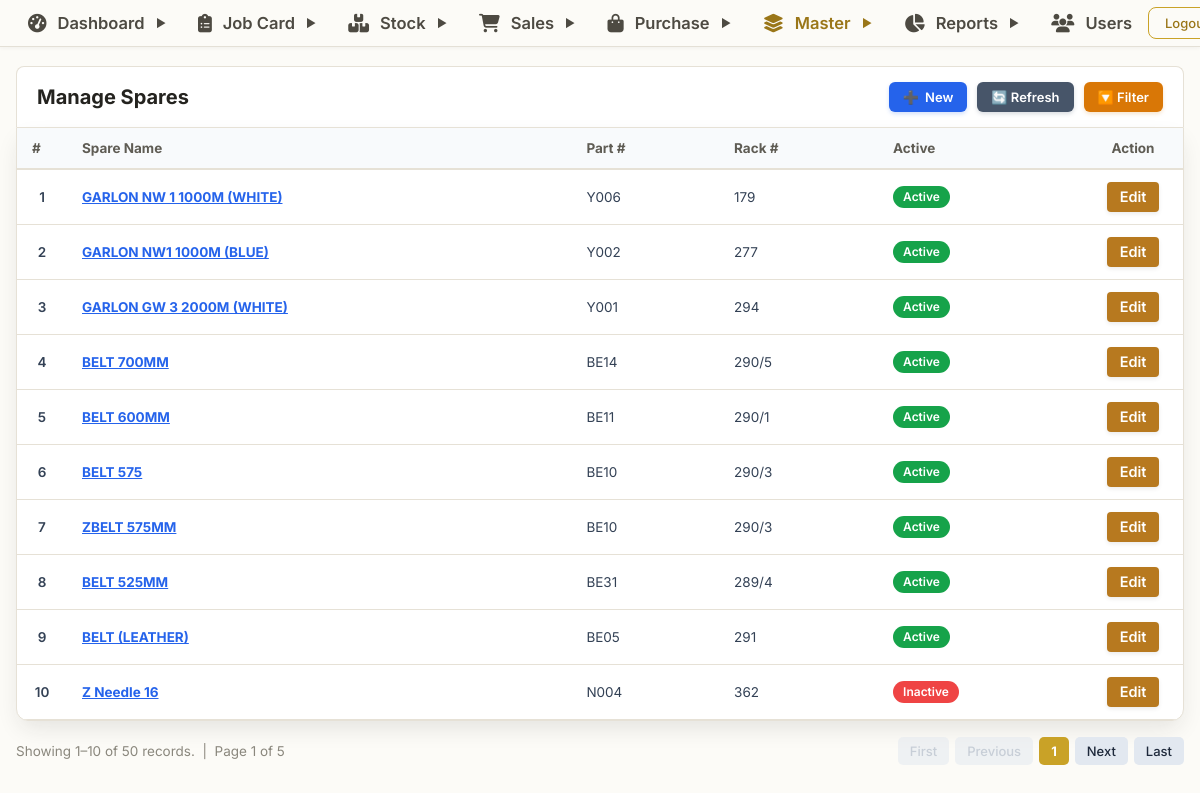
Page /spares/list_spare.php (signed in) on the committed database.
### tables this page shows
CREATE TABLE `spares` (
  `id` bigint NOT NULL AUTO_INCREMENT,
  `createdBy` varchar(255) DEFAULT NULL,
  `createdOn` datetime(6) DEFAULT NULL,
  `modifiedBy` varchar(255) DEFAULT NULL,
  `modifiedOn` datetime(6) DEFAULT NULL,
  `active` bit(1) NOT NULL,
  `partNo` varchar(255) DEFAULT NULL,
  `picture` varchar(255) DEFAULT NULL,
  `rackNumber` varchar(255) DEFAULT NULL,
  `spareName` varchar(255) DEFAULT NULL,
  PRIMARY KEY (`id`)
);

### includes/auth.php (called while the page is built, shortened)
<?php
function isAdmin(): bool
{
    return isset($_SESSION['user_id'], $_SESSION['role']) && strtoupper(trim($_SESSION['role'])) === 'ADMIN';
}

### spares/list_spare.php (the view, shortened to what this page needs)
<?php require_once("../config/db.php"); ?>
<?php require_once("../includes/auth.php"); ?>
<?php include("../includes/header.php"); ?>
<?php
$limit = 10;
$page = isset($_GET['page']) ? max(1, (int)$_GET['page']) : 1;
$offset = ($page - 1) * $limit;
$where = "WHERE 1=1";
$countRes = mysqli_query($conn, "SELECT COUNT(*) AS total FROM spares $where");
$totalRows = (int)mysqli_fetch_assoc($countRes)['total'];
$totalPages = $totalRows > 0 ? ceil($totalRows / $limit) : 1;
$res = mysqli_query($conn, "SELECT * FROM spares $where ORDER BY id DESC LIMIT $limit OFFSET $offset");
$queryParams = $_GET;
unset($queryParams['page']);
$queryString = http_build_query($queryParams);
?>
<div class="erp-container">
    <div class="erp-header-bar">
        <div class="erp-header-title">Manage Spares</div>
        <div class="erp-header-actions" style="display: flex; gap: 10px; align-items: center; flex-wrap: wrap;">
            <?php if (isAdmin()): ?>
                <a href="add_spare.php" style="background: #2563eb; color: #ffffff; text-decoration: none; font-weight: 600; font-size: 13px; padding: 7px 14px; border-radius: 6px; display: inline-flex; align-items: center; gap: 6px; box-shadow: 0 2px 4px rgba(37, 99, 235, 0.2);">
                    <span style="font-size: 13px;">➕</span> New
                </a>
            <?php endif; ?>
            <button type="button" onclick="location.reload()" style="background: #475569; color: #ffffff; border: none; font-weight: 600; font-size: 13px; padding: 7px 14px; border-radius: 6px; display: inline-flex; align-items: center; gap: 6px; cursor: pointer; box-shadow: 0 2px 4px rgba(71, 85, 105, 0.2);">🔄 Refresh</button>
            <button type="button" onclick="document.getElementById('filterPanel').style.display = document.getElementById('filterPanel').style.display === 'none' ? 'block' : 'none'" style="background: #d97706; color: #ffffff; border: none; font-weight: 600; font-size: 13px; padding: 7px 14px; border-radius: 6px; display: inline-flex; align-items: center; gap: 6px; cursor: pointer; box-shadow: 0 2px 4px rgba(217, 119, 6, 0.2);">🔽 Filter</button>
        </div>
    </div>
    <div class="erp-table-box">
        <table class="erp-table">
            <thead>
                <tr>
                    <th style="width:50px;">#</th>
                    <th>Spare Name</th>
                    <th>Part #</th>
                    <th>Rack #</th>
                    <th>Active</th>
                    <th style="text-align:center; width:100px;">Action</th>
                </tr>
            </thead>
            <tbody>
                <?php
                if ($totalRows > 0) {
                    $i = $offset + 1;
                    while ($row = mysqli_fetch_assoc($res)) {
                        $isActive = isset($row['active']) ? (int)$row['active'] : 1;
                ?>
                <tr>
                    <td style="font-weight:600; text-align:center;"><?= $i++ ?></td>
                    <td>
                        <a href="edit_spare.php?id=<?= $row['id'] ?>" style="color:#2563eb; text-decoration:underline; font-weight:700;">
                            <?= htmlspecialchars($row['spareName']) ?>
                        </a>
                    </td>
                    <td><?= htmlspecialchars($row['partNo'] ?? '-') ?></td>
                    <td><?= htmlspecialchars($row['rackNumber'] ?? '-') ?></td>
                    <td>
                        <span class="erp-badge <?= $isActive ? 'erp-badge-completed' : 'erp-badge-new' ?>">
                            <?= $isActive ? 'Active' : 'Inactive' ?>
                        </span>
                    </td>
                    <td style="text-align:center;">
                        <a href="edit_spare.php?id=<?= $row['id'] ?>" class="btn-erp btn-erp-warning btn-erp-sm">
                            Edit
                        </a>
                    </td>
                </tr>
                <?php } } else { ?>
                <tr>
                    <td colspan="6" style="text-align:center; padding:30px; color:#64748b;">No spares available</td>
                </tr>
                <?php } ?>
            </tbody>
        </table>
    </div>
    <div class="erp-pagination">
        <div>
            <?php
            $startRecord = $totalRows > 0 ? $offset + 1 : 0;
            $endRecord = min($offset + $limit, $totalRows);
            ?>
            Showing <?= $startRecord ?>–<?= $endRecord ?> of <?= $totalRows ?> records. &nbsp;|&nbsp; Page <?= $page ?> of <?= $totalPages ?>
        </div>
        <div class="erp-pagination-controls">
            <?php if ($page <= 1): ?>
                <span class="erp-pagination-btn disabled">First</span>
                <span class="erp-pagination-btn disabled">Previous</span>
            <?php else: ?>
                <a href="?<?= $queryString ? $queryString . '&' : '' ?>page=1" class="erp-pagination-btn">First</a>
                <a href="?<?= $queryString ? $queryString . '&' : '' ?>page=<?= $page - 1 ?>" class="erp-pagination-btn">Previous</a>
            <?php endif; ?>
            <a class="erp-pagination-btn active"><?= $page ?></a>
            <?php if ($page >= $totalPages): ?>
                <span class="erp-pagination-btn disabled">Next</span>
                <span class="erp-pagination-btn disabled">Last</span>
            <?php else: ?>
                <a href="?<?= $queryString ? $queryString . '&' : '' ?>page=<?= $page + 1 ?>" class="erp-pagination-btn">Next</a>
                <a href="?<?= $queryString ? $queryString . '&' : '' ?>page=<?= $totalPages ?>" class="erp-pagination-btn">Last</a>
            <?php endif; ?>
        </div>
    </div>
</div>
<?php include("../includes/footer.php"); ?>

### includes/header.php (style rules this page uses)
* { box-sizing: border-box; margin: 0; padding: 0; }
body { font-family: 'Inter', Arial, sans-serif; background: #f4f6f9; padding-top: 50px; padding-bottom: 16px; }

### rows in the picture
spares: spareName "GARLON NW 1 1000M (WHITE)", partNo "Y006", rackNumber "179", active "Active"
spares: spareName "GARLON NW1 1000M (BLUE)", partNo "Y002", rackNumber "277", active "Active"
spares: spareName "GARLON GW 3 2000M (WHITE)", partNo "Y001", rackNumber "294", active "Active"
spares: spareName "BELT 700MM", partNo "BE14", rackNumber "290/5", active "Active"
spares: spareName "BELT 600MM", partNo "BE11", rackNumber "290/1", active "Active"
spares: spareName "BELT 575", partNo "BE10", rackNumber "290/3", active "Active"
spares: spareName "ZBELT 575MM", partNo "BE10", rackNumber "290/3", active "Active"
spares: spareName "BELT 525MM", partNo "BE31", rackNumber "289/4", active "Active"
spares: spareName "BELT (LEATHER)", partNo "BE05", rackNumber "291", active "Active"
spares: spareName "Z Needle 16", partNo "N004", rackNumber "362", active "Inactive"

### other values in the picture
$startRecord "1"
$endRecord "10"
$totalRows "50"
$page "1"
$totalPages "5"
